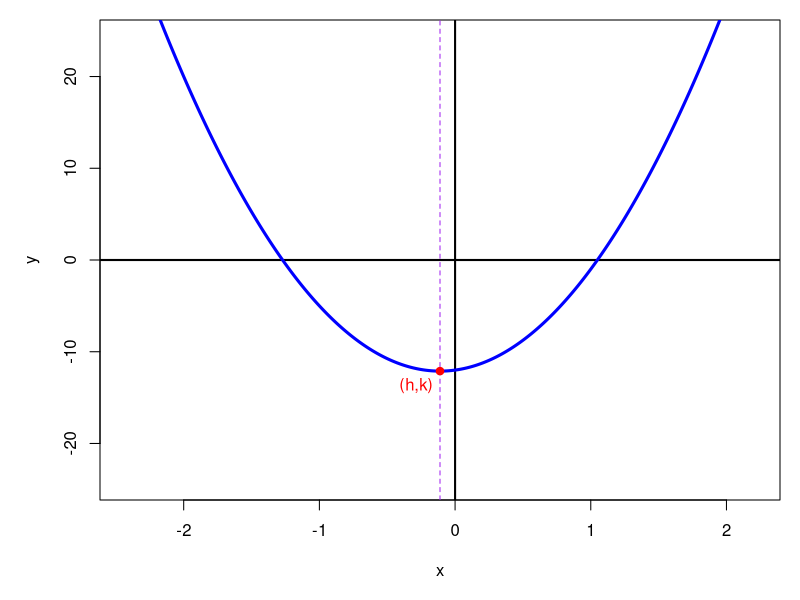

The R script that drew this image:
## ---- chunk 1

pn = function(coeffs,pows){
    pows = pows[coeffs!=0]
    coeffs = coeffs[coeffs!=0]
    ex1 = paste0("{",coeffs,"}x^{",pows,"}",collapse="+")
    ex1 = gsub("+{-","-{",ex1,fixed=T)
    ex1 = gsub("{1}x^{0}","1",ex1,fixed=T)
    ex1 = gsub("{-1}x^{0}","-1",ex1,fixed=T)
    ex1 = gsub("{1}x","x",ex1,fixed=T)
    ex1 = gsub("{-1}x","-x",ex1,fixed=T)
    ex1 = gsub("x^{0}","",ex1,fixed=T)
    ex1 = gsub("x^{1}","x",ex1,fixed=T)
    ex1 = gsub("+-","-",ex1,fixed=T)
    ex1 = gsub("{","",ex1,fixed=T)
    ex1 = gsub("}","",ex1,fixed=T)
    if(ex1 == ""){
        ex1 = "0"
    }
    return(ex1)
}

gcd2 <- function(a, b) {
  if (b == 0) a else Recall(b, a %% b)
}

gcd <- function(...) Reduce(gcd2, c(...))

while(T){
    abc = sample(2:12,3)*sample(c(-1,1),3,T)
    a = abc[1]
    b = abc[2]
    c = abc[3]
    h = -b/2/a
    D = b^2-4*a*c
    if(D>0){
        wid = sqrt(D)/2/abs(a)
        r = h-wid
        s = h+wid
        k = a*r*s-a*h^2
        if(!(h%%1==0)){break}
    }
}

hn1 = -b
hd1 = 2*a

hn2 = round(hn1/gcd(hn1,hd1))
hd2 = round(hd1/gcd(hn1,hd1))

hfrac = paste0("\\frac{",sign(h)*abs(hn2),"}{",abs(hd2),"}")

kn1 = b^2-4*a*c
kd1 = -4*a

kn2 = round(kn1/gcd(kn1,kd1))
kd2 = round(kd1/gcd(kn1,kd1))

kfrac = paste0("\\frac{",sign(k)*abs(kn2),"}{",abs(kd2),"}")

## ---- chunk 2
par(mar=c(5,5,1,1))
plot(0,0,"n",xlim=c(h-2*wid,h+2*wid),ylim=c(-2*abs(k),2*abs(k)),xlab="x",ylab="y")
abline(h=0,lwd=2)
abline(v=0,lwd=2)
x = seq(h-2*wid,h+2*wid,wid/100)
y = a*x^2+b*x+c
lines(x,y,lwd=3,col="blue")

abline(v=h,col="purple",lty=2)

points(h,k,pch=19,col="red")
text(h,k,"(h,k)",adj=c(1.2,0.5+sign(a)),col="red")

## ---- chunk 3
pn1 = pn(abc,2:0)
pn1 = gsub("x",paste0("\\left(",hfrac,"\\right)"),pn1,fixed=T)
